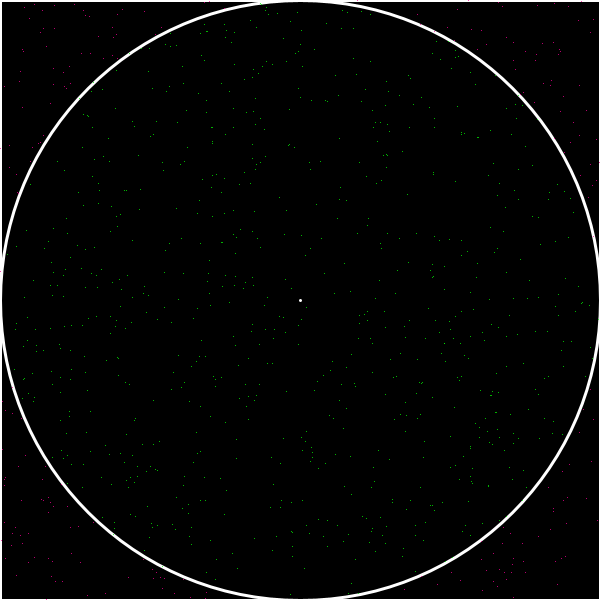
Frame 1 (no input)
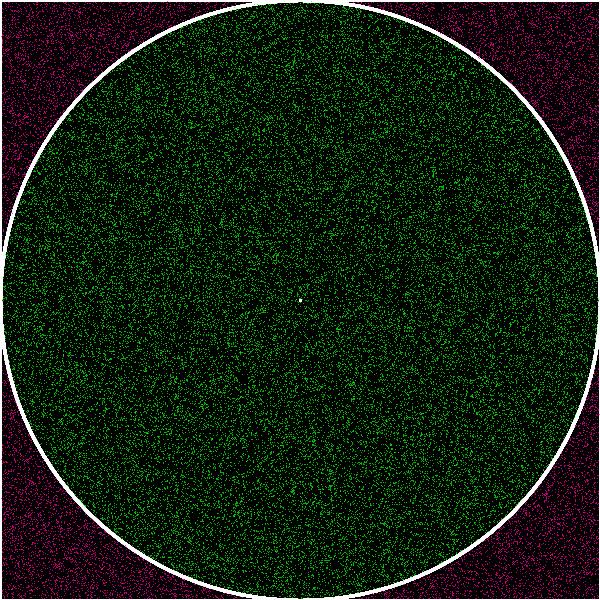
Frame 60 (the mouse pressed at the canvas centre just before this capture)
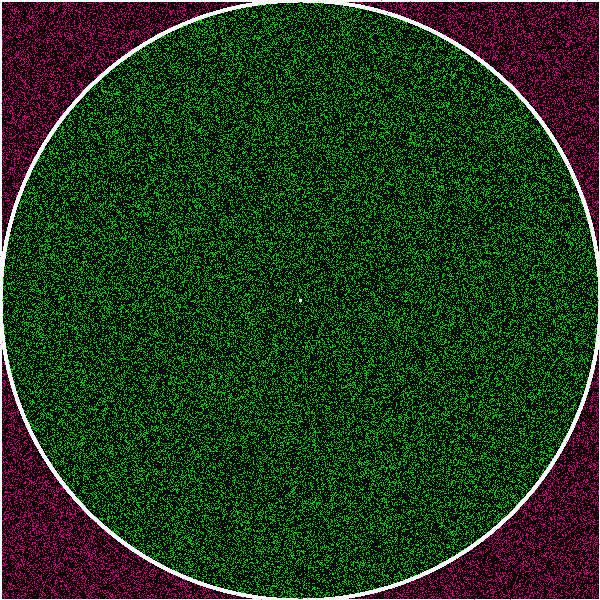
Frame 120 (the mouse held since frame 60 and released just before this capture)

The Processing sketch that drew these frames (run headless with seeded random() and noise(); from frame 60 on, the mouse is pressed at the canvas centre):

// Processing sketch: pi_greco
// ── pi_greco.pde
PVector[] points; //<>//
PVector center, point;
float in = 0;
float tot = 0;
double pi;

void setup() {
  size(600, 600);
  pixelDensity(2);
  points = new PVector[1];
  center = new PVector(width/2, height/2);
  background(0);
}

int a = 0;

//void draw() {
//  background(0);
//  stroke(255);
//  strokeWeight(3);
//  noFill();
//  rect(0, 0, width, height);
//  ellipse(width/2, height/2, width, height);
//  point(center.x, center.y);
//  for (int j = 0; j < 20; j++) {
//    strokeWeight(1);
//    points[a] = new PVector(random(0, width), random(0, height));
//    a++;
//    for (PVector i : points) {
//      if (i.dist(center) < width/2)
//        stroke(0, 255, 0);
//      else
//        stroke(255, 0, 155);
//      point(i.x, i.y);
//    }
//    if (points[points.length-1].dist(center) < width/2)
//      in++;
//    points = (PVector[]) expand(points, points.length+1);
//    pi = in/float(points.length-1)*4;
//    println(pi, points.length);
//  }
//  //println(points.length, in);
//}

void draw() {
  stroke(255);
  strokeWeight(3);
  noFill();
  rect(0, 0, width, height);
  ellipse(width/2, height/2, width, height);
  point(center.x, center.y);
  strokeWeight(1);
  for (int j = 0; j < 1000; j++) {
    point = new PVector(random(width), random(height));
    tot++;
    if (point.dist(center) <= width/2) {
      stroke(0, 255, 0);
      in++;
    } else
      stroke(255, 0, 155);
    point(point.x, point.y);
  }
  pi = in/tot*4;
  println(pi, tot);
}
